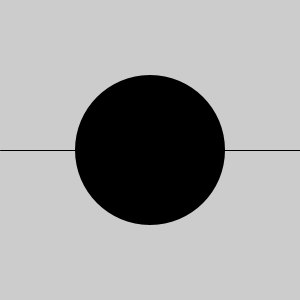
Frame 1 (no input)
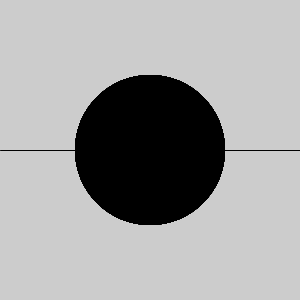
Frame 60 (the mouse pressed at the canvas centre just before this capture)
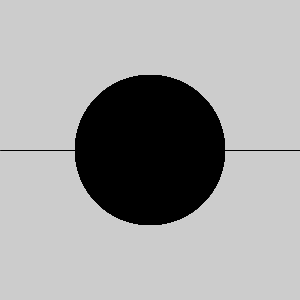
Frame 120 (the mouse held since frame 60 and released just before this capture)

The Processing sketch that drew these frames (run headless with seeded random() and noise(); from frame 60 on, the mouse is pressed at the canvas centre):

// Processing sketch: ejercicio06
// ── ejercicio06.pde
// ***********************************************
// * Alumno: Joaquin Romera                      *
// * Legajo: 24169                               *
// * Ejercicio Nro: 06                           *
// * Asignatura: Taller de Integración de tecno..*
// * Carrera: Musica y Tecnologia                *
// * Institución: UNQ                            *
// * Año: 2018                                   *
// ***********************************************

boolean condicion = true;

void setup(){
  size(300,300);
  noCursor();
  smooth();
}

void draw(){
  line(0,150,300,150);
  
  if (condicion) {
    fill(0);
  } else {
    fill(255,255,255);
  }
  noStroke();
  ellipse(150,150,150,150);
}
